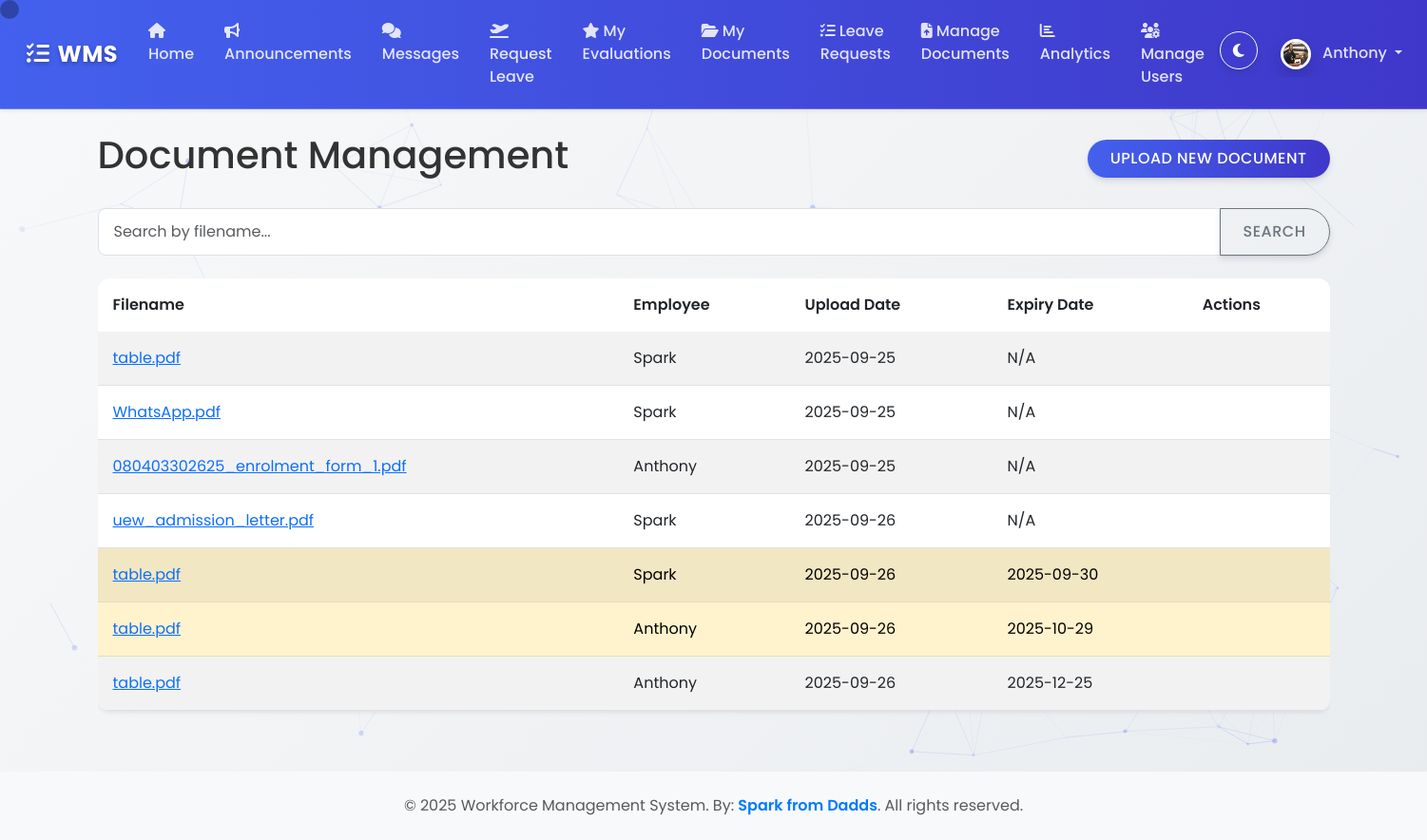
/documents (signed in), run on the app's committed database.
### wms/models.py (models this page shows, shortened)
class ProfilePicture(db.Model):
    id = db.Column(db.Integer, primary_key=True)
    filename = db.Column(db.String(100), nullable=False)
    upload_date = db.Column(db.DateTime, nullable=False, default=datetime.datetime.utcnow)
    user_id = db.Column(db.Integer, db.ForeignKey('user.id'), nullable=False, unique=True)

class User(UserMixin, db.Model):
    id = db.Column(db.Integer, primary_key=True)
    username = db.Column(db.String(150), unique=True, nullable=False)
    email = db.Column(db.String(150), unique=True, nullable=False)
    password_hash = db.Column(db.String(256))
    role = db.Column(db.String(50), nullable=False, default='Employee') # Roles: Admin, Manager, Employee
    profile_picture = db.relationship('ProfilePicture', backref='user', uselist=False)

class Document(db.Model):
    id = db.Column(db.Integer, primary_key=True)
    filename = db.Column(db.String(100), nullable=False)
    category = db.Column(db.String(50), nullable=False, default='General') # e.g., 'General', 'Payslip', 'Contract'
    upload_date = db.Column(db.DateTime, nullable=False, default=datetime.datetime.utcnow)
    expiry_date = db.Column(db.Date, nullable=True)
    user_id = db.Column(db.Integer, db.ForeignKey('user.id'), nullable=False)
    user = db.relationship('User', backref='documents')

### wms/routes.py (the view)
@main_bp.route("/documents")
@login_required
@roles_required('Admin', 'Manager')
def documents():
    query = request.args.get('q')
    if query:
        docs = Document.query.filter(Document.filename.contains(query)).all()
    else:
        docs = Document.query.all()
    return render_template('documents.html', title='Document Management', documents=docs, today=datetime.date.today())

### wms/__init__.py (called while the page is built)
def create_app():
    app = Flask(__name__)
    app.config['SECRET_KEY'] = os.environ.get('SECRET_KEY', 'a-very-secret-key-for-dev')
    app.config['SQLALCHEMY_DATABASE_URI'] = os.environ.get('DATABASE_URL', 'sqlite:///wms.db')
    app.config['SQLALCHEMY_TRACK_MODIFICATIONS'] = False
    app.config['UPLOAD_FOLDER'] = os.path.join(app.root_path, 'static/uploads')
    db.init_app(app)
    login_manager.init_app(app)
    csrf.init_app(app)
    migrate.init_app(app, db) # Initialize Migrate with app and db
    login_manager.login_view = 'main.login'
    login_manager.login_message_category = 'info'
    from wms.routes import main_bp
    app.register_blueprint(main_bp)
    with app.app_context():
        from . import models
    @login_manager.user_loader
    def load_user(user_id):
        from .models import User
        return User.query.get(int(user_id))
    return app

### wms/routes.py (called while the page is built)
@main_bp.context_processor
def inject_unread_messages_count():
    if current_user.is_authenticated:
        unread_count = Message.query.filter_by(recipient_id=current_user.id, read=False).count()
        return {'unread_messages_count': unread_count}
    return {'unread_messages_count': 0}

### wms/templates/documents.html
{% extends "base.html" %}
{% block content %}
    <div class="content-section">
        <div class="d-flex justify-content-between align-items-center mb-4">
            <h1>Document Management</h1>
            <a href="{{ url_for('main.upload_document') }}" class="btn btn-primary">Upload New Document</a>
        </div>
        <form method="GET" action="{{ url_for('main.documents') }}" class="mb-4">
            <div class="input-group">
                <input type="text" class="form-control" name="q" placeholder="Search by filename..." value="{{ request.args.get('q', '') }}">
                <button class="btn btn-outline-secondary" type="submit">Search</button>
            </div>
        </form>
        <div class="table-responsive">
            <table class="table table-striped">
                <thead>
                    <tr>
                        <th>Filename</th>
                        <th>Employee</th>
                        <th>Upload Date</th>
                        <th>Expiry Date</th>
                        <th>Actions</th>
                    </tr>
                </thead>
                <tbody>
                    {% for doc in documents %}
                        {% set is_expiring = doc.expiry_date and (doc.expiry_date - today).days <= 30 %}
                        <tr class="{{ 'table-warning' if is_expiring else '' }}">
                            <td><a href="{{ url_for('static', filename='uploads/' + doc.filename) }}" target="_blank">{{ doc.filename }}</a></td>
                            <td>{{ doc.user.username }}</td>
                            <td>{{ doc.upload_date.strftime('%Y-%m-%d') }}</td>
                            <td>{{ doc.expiry_date.strftime('%Y-%m-%d') if doc.expiry_date else 'N/A' }}</td>
                            <td>
                            </td>
                        </tr>
                    {% else %}
                        <tr>
                            <td colspan="5">No documents found.</td>
                        </tr>
                    {% endfor %}
                </tbody>
            </table>
        </div>
    </div>
{% endblock content %}

### wms/templates/base.html (shortened to what this page needs)
<!DOCTYPE html>
<html data-bs-theme="light">
<head>
    <link rel="stylesheet" href="https://cdn.jsdelivr.net/npm/bootstrap@5.3.0/dist/css/bootstrap.min.css">
    <link rel="stylesheet" href="https://cdnjs.cloudflare.com/ajax/libs/font-awesome/6.5.0/css/all.min.css">
    <link rel="stylesheet" href="{{ url_for('static', filename='css/styles.css') }}">
</head>
<body>
    <div id="particles-js" style="position: fixed; top: 0; left: 0; width: 100%; height: 100%; z-index: -1;"></div>
    <div class="custom-cursor"></div>
    <div class="cursor-follower"></div>
    <nav class="navbar navbar-expand-lg navbar-dark shadow-sm sticky-top">
        <div class="container-fluid">
            <a class="navbar-brand" href="#"><i class="fas fa-tasks me-2"></i>WMS</a>
            <div class="collapse navbar-collapse" id="navbarContent">
                <ul class="navbar-nav me-auto mb-2 mb-lg-0">
                    {% if current_user.is_authenticated %}
                        <li class="nav-item"><a class="nav-link" href="{{ url_for('main.home') }}"><i class="fas fa-home me-1"></i>Home</a></li>
                        <li class="nav-item"><a class="nav-link" href="{{ url_for('main.announcements') }}"><i class="fas fa-bullhorn me-1"></i>Announcements</a></li>
                        <li class="nav-item">
                            <a class="nav-link position-relative" href="{{ url_for('main.messages') }}">
                                <i class="fas fa-comments me-1"></i>Messages
                            </a>
                        </li>
                        <li class="nav-item"><a class="nav-link" href="{{ url_for('main.new_leave_request') }}"><i class="fas fa-plane-departure me-1"></i>Request Leave</a></li>
                        <li class="nav-item"><a class="nav-link" href="{{ url_for('main.view_evaluations', user_id=current_user.id) }}"><i class="fas fa-star me-1"></i>My Evaluations</a></li>
                        <li class="nav-item"><a class="nav-link" href="{{ url_for('main.my_documents') }}"><i class="fas fa-folder-open me-1"></i>My Documents</a></li>
                        {% if current_user.role in ['Admin', 'Manager'] %}
                            <li class="nav-item"><a class="nav-link" href="{{ url_for('main.leave_requests') }}"><i class="fas fa-tasks me-1"></i>Leave Requests</a></li>
                            <li class="nav-item"><a class="nav-link" href="{{ url_for('main.documents') }}"><i class="fas fa-file-upload me-1"></i>Manage Documents</a></li>
                            <li class="nav-item"><a class="nav-link" href="{{ url_for('main.analytics') }}"><i class="fas fa-chart-bar me-1"></i>Analytics</a></li>
                            {% if current_user.role == 'Admin' %}
                                <li class="nav-item"><a class="nav-link" href="{{ url_for('main.admin_reset_password') }}"><i class="fas fa-users-cog me-1"></i>Manage Users</a></li>
                            {% endif %}
                        {% endif %}
                    {% endif %}
                </ul>
                <ul class="navbar-nav">
                    <li class="nav-item me-2">
                        <button class="btn btn-outline-light" id="darkModeToggle">
                            <i class="fas fa-moon"></i>
                        </button>
                    </li>
                    {% if current_user.is_authenticated %}
                        <li class="nav-item dropdown">
                            <a class="nav-link dropdown-toggle" href="#" id="navbarDropdown" role="button" data-bs-toggle="dropdown" aria-expanded="false">
                                {% if current_user.profile_picture %}
                                    <img src="{{ url_for('static', filename='uploads/profile_pics/' + current_user.profile_picture.filename) }}"
                                         class="rounded-circle profile-picture" width="32" height="32" alt="Profile Picture">
                                {% else %}
                                    <img src="{{ url_for('static', filename='uploads/profile_pics/default.png') }}"
                                         class="rounded-circle profile-picture" width="32" height="32" alt="Default Profile Picture">
                                {% endif %}
                                <span class="ms-2">{{ current_user.username }}</span>
                            </a>
                        </li>
                    {% else %}
                        <li class="nav-item"><a class="nav-link" href="{{ url_for('main.login') }}"><i class="fas fa-sign-in-alt me-1"></i>Login</a></li>
                        <li class="nav-item"><a class="nav-link" href="{{ url_for('main.register') }}"><i class="fas fa-user-plus me-1"></i>Register</a></li>
                    {% endif %}
                </ul>
            </div>
        </div>
    </nav>
    <div class="container mt-4">
        {% block content %}{% endblock %}
    </div>
    <footer class="bg-light text-center text-muted py-4 mt-5" id="footer">
  <div class="container">
    <p class="mb-0">
      © 2025 Workforce Management System. By:
      <span style="color: #007BFF; font-weight: 600;">Spark from Dadds</span>.
      All rights reserved.
    </p>
  </div>
</footer>
</body>
</html>

### wms/static/css/styles.css (style rules this page uses)
:root { --primary-color: #4361ee; --secondary-color: #3f37c9; --success-color: #4cc9f0; --info-color: #4895ef; --warning-color: #f72585; --danger-color: #e63946; --light-color: #f8f9fa; --dark-color: #212529; }
[data-bs-theme="light"] { --body-bg: linear-gradient(135deg, #f8f9fa 0%, #e9ecef 100%); --text-color: #333; --card-bg: #fff; --hover-bg: rgba(67, 97, 238, 0.05); }
body { background: var(--body-bg); min-height: 100vh; font-family: 'Poppins', sans-serif; color: var(--text-color); }
.navbar { background: linear-gradient(90deg, var(--primary-color) 0%, var(--secondary-color) 100%) !important; padding: 0.8rem 1rem; backdrop-filter: blur(10px); -webkit-backdrop-filter: blur(10px); box-shadow: 0 4px 30px rgba(0, 0, 0, 0.1); border-bottom: 1px solid rgba(255, 255, 255, 0.2); }
.navbar-brand { font-weight: 700; letter-spacing: 0.5px; font-size: 1.5rem; color: white !important; text-shadow: 0 2px 4px rgba(0,0,0,0.3); }
.navbar-dark .navbar-nav .nav-link { color: rgba(255, 255, 255, 0.85); font-weight: 500; padding: 0.5rem 1rem; border-radius: 4px; transition: all 0.3s ease; position: relative; overflow: hidden; }
.navbar-dark .navbar-nav .nav-link::before { content: ''; position: absolute; bottom: 0; left: 0; width: 0; height: 2px; background: linear-gradient(90deg, #fff, #4cc9f0); transition: width 0.3s ease; }
.btn { border-radius: 50px; padding: 0.5rem 1.5rem; font-weight: 500; text-transform: uppercase; letter-spacing: 0.5px; transition: all 0.3s ease; box-shadow: 0 4px 6px rgba(50, 50, 93, 0.11), 0 1px 3px rgba(0, 0, 0, 0.08); }
.btn-primary { background: linear-gradient(90deg, var(--primary-color) 0%, var(--secondary-color) 100%); border: none; }
.table { border-radius: 0.75rem; overflow: hidden; box-shadow: 0 0.125rem 0.25rem rgba(0, 0, 0, 0.075); }
.table thead th { vertical-align: middle; border-bottom: none; padding: 1rem; font-weight: 600; }
.table tbody td { padding: 1rem; vertical-align: middle; }
.form-control, .form-select { border-radius: 0.5rem; padding: 0.75rem 1rem; border: 1px solid #dee2e6; transition: all 0.3s ease; }
.profile-picture { border: 3px solid white; box-shadow: 0 0.5rem 1rem rgba(0, 0, 0, 0.15); }
.container { animation: fadeIn 0.5s ease-out; }
#darkModeToggle { width: 40px; height: 40px; border-radius: 50%; padding: 0; display: flex; align-items: center; justify-content: center; transition: all 0.3s ease; }

### wms/templates/base.html (style rules this page uses)
.custom-cursor { position: fixed; width: 20px; height: 20px; background: rgba(67, 97, 238, 0.3); border-radius: 50%; pointer-events: none; z-index: 9999; transition: transform 0.1s ease; mix-blend-mode: difference; }
.cursor-follower { position: fixed; width: 40px; height: 40px; border: 2px solid rgba(67, 97, 238, 0.3); border-radius: 50%; pointer-events: none; z-index: 9998; transition: all 0.3s ease; }
* { cursor: none; }
a, button, .btn, .nav-link { cursor: none; }

### data on the page
ProfilePicture: filename (picture)
User: username "Anthony"
Document: filename "table.pdf", user.username "Spark", upload_date "2025-09-25", expiry_date "N/A"
Document: filename "WhatsApp.pdf", user.username "Spark", upload_date "2025-09-25", expiry_date "N/A"
Document: filename "080403302625_enrolment_form_1.pdf", user.username "Anthony", upload_date "2025-09-25", expiry_date "N/A"
Document: filename "uew_admission_letter.pdf", user.username "Spark", upload_date "2025-09-26", expiry_date "N/A"
Document: filename "table.pdf", user.username "Spark", upload_date "2025-09-26", expiry_date "2025-09-30"
Document: filename "table.pdf", user.username "Anthony", upload_date "2025-09-26", expiry_date "2025-10-29"
Document: filename "table.pdf", user.username "Anthony", upload_date "2025-09-26", expiry_date "2025-12-25"
